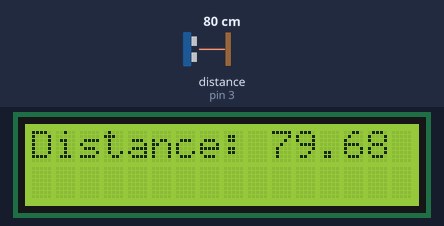
Bench run of a sketch on a simulated Arduino Uno, built with avr-gcc and run on an emulated ATmega328P. On the bench: 16×2 character LCD. Wiring (inferred from the names in the program): ultrasonic range finder: trigger pin 2; echo pin 3. The test bench sets the inputs (shaded band); at power-on: distance to the obstacle (sensor on pin 3) 80 cm. The echo pulse lasts 58.3 µs per cm.

Above: at 3.2 s.
3.3 s: distance to the obstacle (sensor on pin 3) set to 2 cm
At 4.6 s:
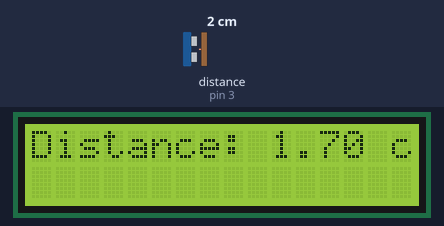
7.4 s: distance to the obstacle (sensor on pin 3) set to 4 cm
At 8.4 s:
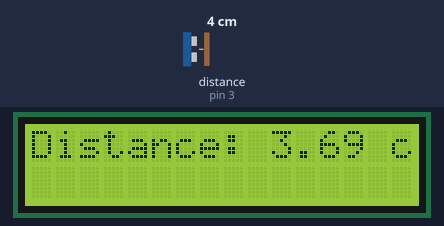
10.6 s: distance to the obstacle (sensor on pin 3) set to 9 cm
At 11.9 s:
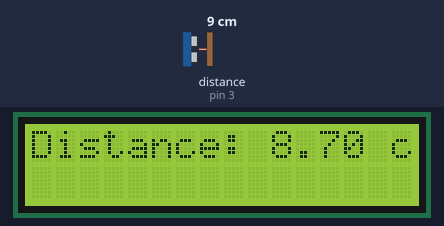
Timing chart, 0 to 13.6 s (numbered marks = the images above; inputs shaded):
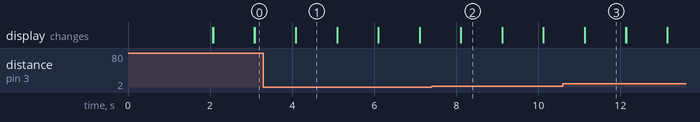

Measured:
- after the input at 3.3 s, the display: first differs from a run without the input after 0.79 s (image 1)
- after the input at 7.4 s, the display: first differs from a run without the input after 0.71 s (image 2)
- after the input at 10.6 s, the display: first differs from a run without the input after 0.53 s (image 3)
- what the display in image 1 shows lasts 1.0 s, from 4.1 s to 5.1 s

The sketch:

Distance2Object_CrisanTudor.ino
```cpp
#include <LiquidCrystal.h>

const int rs = 8, en = 9, d4 = 10, d5 = 11, d6 = 12, d7 = 13;
LiquidCrystal lcd(rs, en, d4, d5, d6, d7);

const int trigPin = 2;
const int echoPin = 3;

void setup() {
  lcd.begin(16, 2);
  lcd.print("Distance Meter");
  lcd.setCursor(0, 1);
  lcd.print("Initializing...");
  delay(2000);
  lcd.clear();

  pinMode(trigPin, OUTPUT);
  pinMode(echoPin, INPUT);

  Serial.begin(9600);
}

void loop() {
  digitalWrite(trigPin, LOW);
  delayMicroseconds(2);

  digitalWrite(trigPin, HIGH);
  delayMicroseconds(10);
  digitalWrite(trigPin, LOW);

  long duration = pulseIn(echoPin, HIGH);
  float distance = (duration * 0.0343) / 2.0;

  lcd.setCursor(0, 0);
  lcd.print("Distance: ");
  lcd.print(distance);
  lcd.print(" cm");

  delay(1000);
  lcd.clear();
}
```
